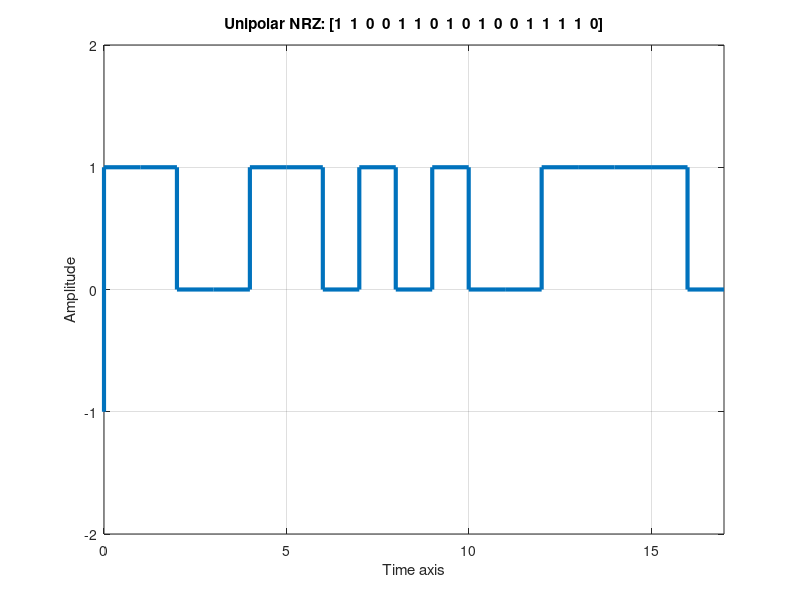
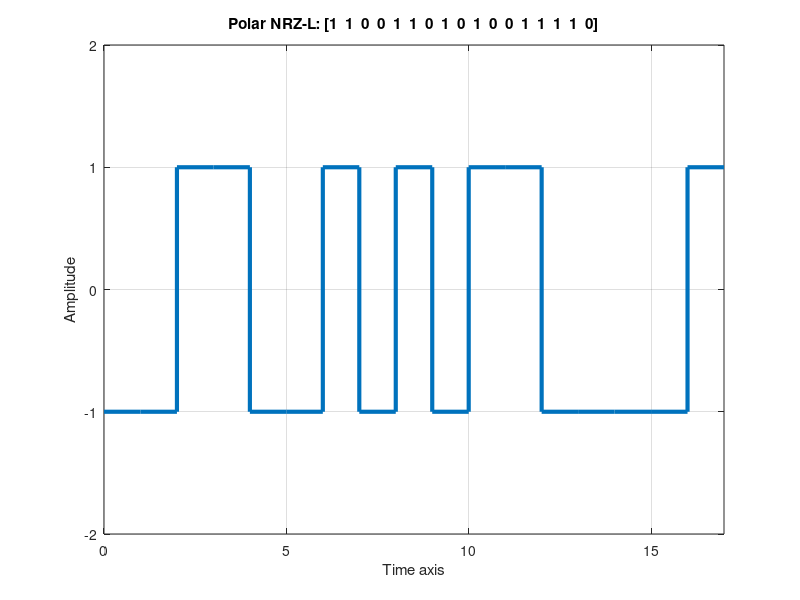
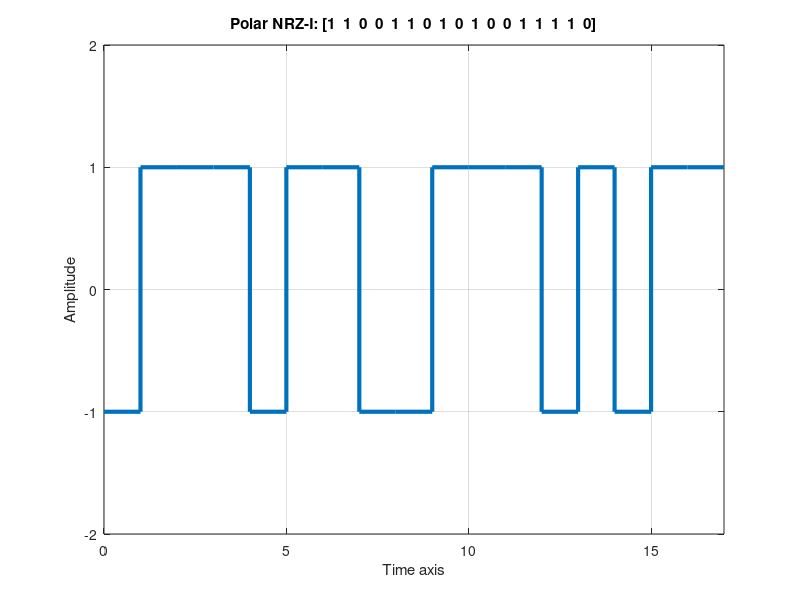
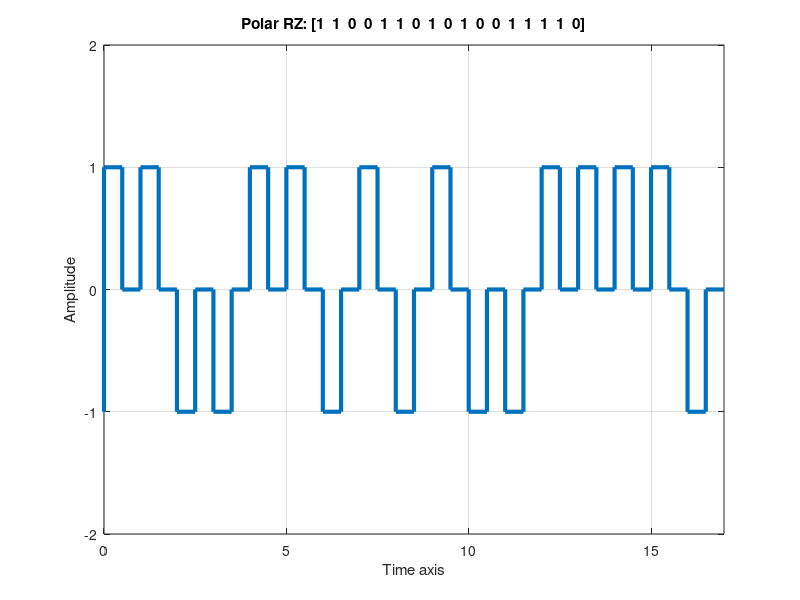

MATLAB code to generate these figures, in order:
%% Unipolar NRZ
figure;
bits = flip(de2bi(105118));
n = length(bits);
x = [0];
y = [-1];

for i=1:n
    x=[x, i-1, i];
    if(bits(i)==0)
        y=[y, 0, 0];
    else
        y=[y, 1, 1];
    end
end

plot(x,y,'LineWidth',3),axis([0,n,-2,2]);
grid on;
title(['Unipolar NRZ: [' num2str(bits) ']']);
xlabel('Time axis');
ylabel('Amplitude');


%% Polar NRZ-L
figure;
bits = flip(de2bi(105118));
n = length(bits);
x = [0];
y = [-1];
for i=1:n
    x=[x i-1 i];
    if(bits(i)==0)
        y=[y, 1, 1];
    else
        y=[y, -1, -1];
    end
end

plot(x,y,'LineWidth',3),axis([0,n,-2,2]);
grid on;
title(['Polar NRZ-L: [' num2str(bits) ']']);
xlabel('Time axis');
ylabel('Amplitude');

%% Polar NRZ-I
figure;
bits = flip(de2bi(105118));
n = length(bits);
x = [0];
y = [-1];
a=1;
for i=1:n
    x=[x i-1 i];
    if(bits(i)==1)
        y=[y -a -a];
    else
        y=[y a a];
    end
    a=y(length(y));
end

plot(x,y,'LineWidth',3),axis([0,n,-2,2]);
grid on;
title(['Polar NRZ-I: [' num2str(bits) ']']);
xlabel('Time axis');
ylabel('Amplitude');

%% Polar RZ
figure;
bits = flip(de2bi(105118));
n = length(bits);
x = [0];
y = [-1];



for i=1:n
    x=[x i-1 i-1+0.5 i-1+0.5 i];
    if(bits(i)==0)
        y=[y -1 -1 0 0];
    else
        y=[y 1 1 0 0];
    end
end
y(1,1)=-1;
plot(x,y,'LineWidth',3),axis([0,n,-2,2]);
grid on;
title(['Polar RZ: [' num2str(bits) ']']);
xlabel('Time axis');
ylabel('Amplitude');


%% Manchester
figure;
bits = flip(de2bi(105118));
n = length(bits);
x = [0];
y = [-1];

for i=1:n
    x=[x i-1 i-1+0.5 i-1+0.5 i];
    if(bits(i)==0)
        y=[y 1 1 -1 -1];
    else
        y=[y -1 -1 1 1];
    end
end

plot(x,y,'LineWidth',3),axis([0,n,-2,2]);
grid on;
title(['Manchester: [' num2str(bits) ']']);
xlabel('Time axis');
ylabel('Amplitude');


%% Differential Manchester
figure;
bits = flip(de2bi(105118));
n = length(bits);
x = [0];
y = [-1];
a = 1;
for i=1:n
    x=[x, i-1, i-1+0.5, i-1+0.5, i];
    if(bits(i)==0)
        y=[y, -a, -a, a, a];
    else
        y=[y, a, a, -a, -a];
    end
    a=y(length(y));
end

plot(x,y,'LineWidth',3),axis([0,n,-2,2]);
grid on;
title(['Differential Manchester: [' num2str(bits) ']']);
xlabel('Time axis');
ylabel('Amplitude');

%% Bipolar AMI
figure;
bits = flip(de2bi(105118));
n = length(bits);
x = [0];
y = [1];
a=1;
for i=1:n
    x=[x, i-1, i];
    if(bits(i)== 1)
        y=[y, a, a];
        a=a*(-1);
    else
        y=[y, 0, 0];
    end
end

plot(x,y,'LineWidth',3),axis([0,n,-2,2]);
grid on;
title(['Bipolar AMI: [' num2str(bits) ']']);
xlabel('Time axis');
ylabel('Amplitude');

%% Bipolar Pseudoternary
figure;
bits = flip(de2bi(105118));
n = length(bits);
x = [0];
y = [1];
a=1;
for i=1:n
    x=[x, i-1, i];
    if(bits(i)== 0)
        y=[y, a, a];
        a=a*(-1);
    else
        y=[y, 0, 0];
    end
end

plot(x,y,'LineWidth',3),axis([0,n,-2,2]);
grid on;
title(['Bipolar Pseudoternary: [' num2str(bits) ']']);
xlabel('Time axis');
ylabel('Amplitude');
